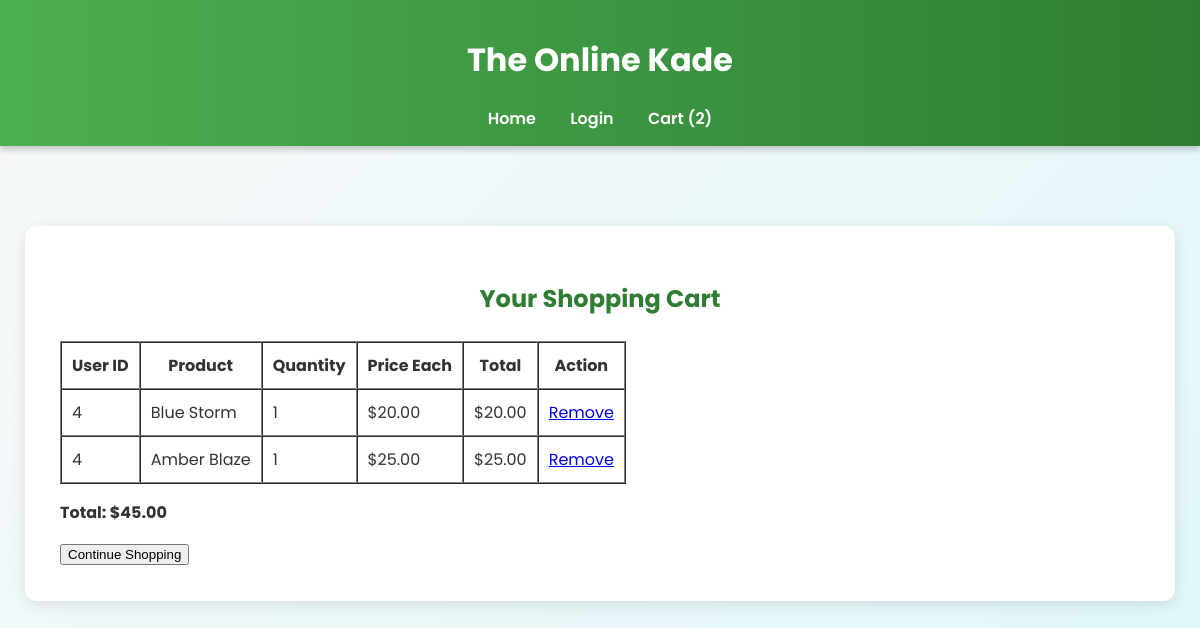
The app's page /cart.php?user_id=4 with its own data.
### tables this page shows
CREATE TABLE `cart` (
  `id` int(11) NOT NULL,
  `user_id` int(11) NOT NULL,
  `product_id` int(11) NOT NULL,
  `quantity` int(11) DEFAULT 1
);

CREATE TABLE `products` (
  `id` int(11) NOT NULL,
  `name` varchar(255) NOT NULL,
  `description` text DEFAULT NULL,
  `price` decimal(10,2) DEFAULT NULL,
  `image_url` varchar(255) DEFAULT NULL
);

### cart.php (the view, shortened to what this page needs)
<?php
require_once 'db.php';
if (isset($_GET['user_id'])) {
    $user_id = (int)$_GET['user_id'];
} elseif (isset($_SESSION['user_id'])) {
    $user_id = $_SESSION['user_id'];
} else {
    header('Location: login.php');
    exit;
}
$stmt = $pdo->prepare("SELECT c.quantity, p.name, p.price, p.id AS product_id, c.user_id FROM cart c JOIN products p ON c.product_id = p.id WHERE c.user_id = ?");
$stmt->execute([$user_id]);
$cart_items = $stmt->fetchAll(PDO::FETCH_ASSOC);
$grand_total = 0;
foreach ($cart_items as $item) {
    $grand_total += $item['price'] * $item['quantity'];
}
$stmt = $pdo->prepare("SELECT SUM(quantity) AS total FROM cart WHERE user_id = ?");
$stmt->execute([$user_id]);
$result = $stmt->fetch(PDO::FETCH_ASSOC);
$cart_count = $result['total'];
?>
<!DOCTYPE html>
<html lang="en">
<head>
  <link rel="stylesheet" href="styles.css">
</head>
<body>
<header>
  <h1>The Online Kade</h1>
  <nav>
    <ul>
      <li><a href="index.php">Home</a></li>
      <li><a href="login.php">Login</a></li>
      <li><a href="cart.php?user_id=<?php echo $user_id; ?>">Cart (<?php echo $cart_count; ?>)</a></li>
    </ul>
  </nav>
</header>
<section class="cart">
  <h2>Your Shopping Cart</h2>
  <?php if (!empty($cart_items)): ?>
    <table border="1" cellpadding="10" cellspacing="0">
      <tr>
        <th>User ID</th>
        <th>Product</th>
        <th>Quantity</th>
        <th>Price Each</th>
        <th>Total</th>
        <th>Action</th>
      </tr>
      <?php foreach ($cart_items as $item): ?>
        <tr>
          <td><?php echo $item['user_id']; ?></td>
          <td><?php echo htmlspecialchars($item['name']); ?></td>
          <td><?php echo $item['quantity']; ?></td>
          <td>$<?php echo number_format($item['price'], 2); ?></td>
          <td>$<?php echo number_format($item['price'] * $item['quantity'], 2); ?></td>
          <td><a href="cart.php?user_id=<?php echo $user_id; ?>&remove_from_cart=<?php echo $item['product_id']; ?>">Remove</a></td>
        </tr>
      <?php endforeach; ?>
    </table>
    <p><strong>Total: $<?php echo number_format($grand_total, 2); ?></strong></p>
    <a href="index.php"><button>Continue Shopping</button></a>
  <?php else: ?>
    <p>Your cart is empty.</p>
    <a href="index.php"><button>Continue Shopping</button></a>
  <?php endif; ?>
</section>
</body>
</html>

### styles.css (style rules this page uses)
body { font-family: 'Poppins', sans-serif; margin: 0; padding: 0; background: linear-gradient(135deg, #f9f9f9, #e0f7fa); color: #333; }
header { background: linear-gradient(90deg, #4CAF50, #2E7D32); color: #fff; padding: 15px 0; text-align: center; box-shadow: 0 4px 6px rgba(0, 0, 0, 0.2); }
header nav ul { list-style: none; padding: 0; margin: 10px 0 0; }
header nav ul li { display: inline-block; margin: 0 15px; }
header nav ul li a { color: #fff; text-decoration: none; font-weight: 600; transition: color 0.3s ease; }
.cart { margin: 80px auto; width: 90%; background: #fff; padding: 35px; border-radius: 12px; box-shadow: 0 4px 15px rgba(0, 0, 0, 0.1); }
.cart h2 { margin-bottom: 25px; text-align: center; color: #2E7D32; }

### records on screen
cart: user "4", product.name "Blue Storm", quantity "1", product.price "20.00", $item['price']*$item['quantity'] "20.00"
cart: user "4", product.name "Amber Blaze", quantity "1", product.price "25.00", $item['price']*$item['quantity'] "25.00"

### other values on screen
$cart_count "2"
$grand_total "45.00"
